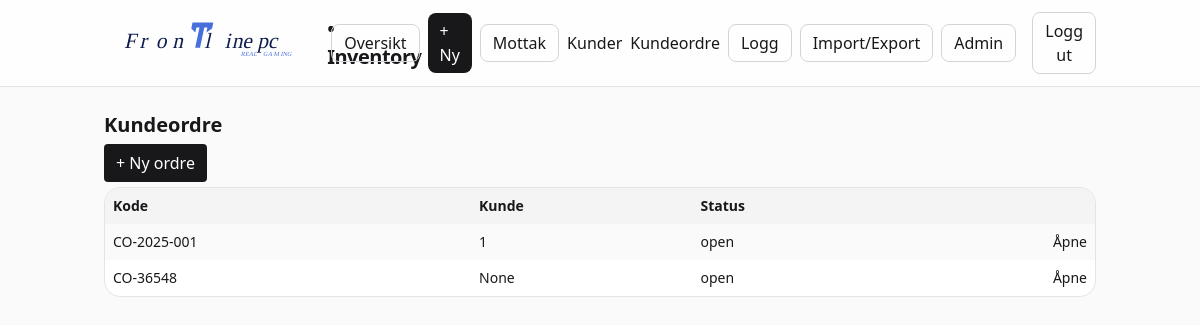
The page /co (signed in) on the database as committed earlier.
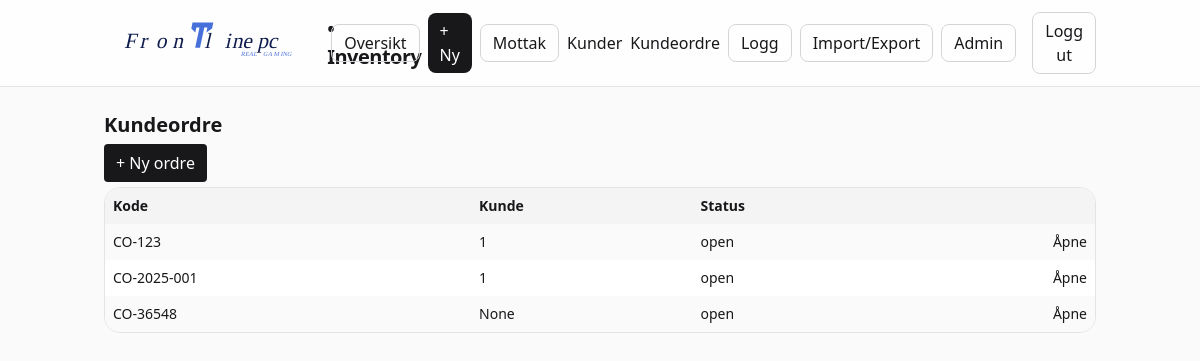
The same page on the database as committed later.
### frontline_inventory_web/app/models.py (models this page shows)
class CustomerOrder(Base):
    __tablename__ = "customer_orders"
    id = Column(Integer, primary_key=True)
    code = Column(String(120), unique=True, nullable=False)
    customer_id = Column(Integer, ForeignKey("customers.id"), nullable=True)
    status = Column(String(20), default="open")
    notes = Column(String(500), default="")
    created_at = Column(DateTime)
    customer = relationship("Customer")
    lines = relationship("CustomerOrderLine", back_populates="co", cascade="all, delete-orphan")

### frontline_inventory_web/app/main.py (the view)
@app.get("/co")
def co_list(request: Request, db: Session = Depends(get_db), current_user=Depends(require_user)):
    rows = db.execute(select(CustomerOrder).order_by(CustomerOrder.created_at.desc())).scalars().all()
    return templates.TemplateResponse("co_list.html", {"request": request, "user": current_user, "rows": rows})

### frontline_inventory_web/app/templates/co_list.html (shortened to what this page needs)
{% extends "base.html" %}
{% block content %}
<h1 class="text-xl font-semibold mb-3">Kundeordre</h1>
<div class="mb-3"><a class="px-3 py-2 rounded bg-zinc-900 text-white" href="/co/new">+ Ny ordre</a></div>
<div class="rounded-2xl border border-zinc-200 bg-white overflow-hidden">
  <table class="w-full text-sm">
    <thead class="bg-zinc-100"><tr><th class="p-2 text-left">Kode</th><th class="p-2 text-left">Kunde</th><th class="p-2 text-left">Status</th><th class="p-2"></th></tr></thead>
    <tbody>
      {% for co in rows %}
      <tr class="odd:bg-zinc-50">
        <td class="p-2">{{ co.code }}</td>
        <td class="p-2">{{ co.customer_id }}</td>
        <td class="p-2">{{ co.status }}</td>
        <td class="p-2 text-right"><a class="text-zinc-900 hover:underline" href="/co/{{ co.id }}">Åpne</a></td>
      </tr>
      {% endfor %}
    </tbody>
  </table>
</div>
{% endblock %}

### frontline_inventory_web/app/templates/base.html (shortened to what this page needs)
<!DOCTYPE html>
<html lang="no">
<head>
  <script src="https://cdn.tailwindcss.com"></script>
</head>
<body class="bg-zinc-50 text-zinc-900">
<header class="sticky top-0 z-10 backdrop-blur bg-white/80 border-b border-zinc-200">
  <div class="container mx-auto px-4 py-3 flex items-center gap-3">
    <a href="/" class="flex items-center gap-2 group">
  <img src="/static/frontline-logo.svg" alt="Frontline" class="h-12 w-50 rounded">
  <span class="font-black tracking-tight text-xl group-hover:underline">
    • Inventory
  </span>
</a>
    <nav class="ml-auto flex items-center gap-2">
  <a href="/" class="px-3 py-1.5 rounded-lg border border-zinc-300">Oversikt</a>
  <a href="/item/new" class="px-3 py-1.5 rounded-lg bg-zinc-900 text-white">+ Ny</a>
  <a href="/receive" class="px-3 py-1.5 rounded-lg border border-zinc-300">Mottak</a>
<a href="/customers" class="hover:underline">Kunder</a>
<a href="/co" class="hover:underline">Kundeordre</a>
  <a href="/tx" class="px-3 py-1.5 rounded-lg border border-zinc-300">Logg</a>
  <a href="/import" class="px-3 py-1.5 rounded-lg border border-zinc-300">Import/Export</a>
{% if user and user.role == 'admin' %}
  <a href="/admin/users" class="px-3 py-1.5 rounded-lg border border-zinc-300">Admin</a>
{% endif %}
  <form action="/auth/logout" method="post" class="ml-2">
    <button class="px-3 py-1.5 rounded-lg border border-zinc-300">Logg ut</button>
  </form>
</nav>
  </div>
</header>
<main class="container mx-auto px-4 py-6">
  {% block content %}{% endblock %}
</main>
</body>
</html>

### frontline_inventory_web/app/templates/base.html (style rules this page uses)
.container { max-width: 1200px; }

Rows that differ between the two databases and show on the page:
added CustomerOrder: code "CO-123", customer_id "1", status "open"
